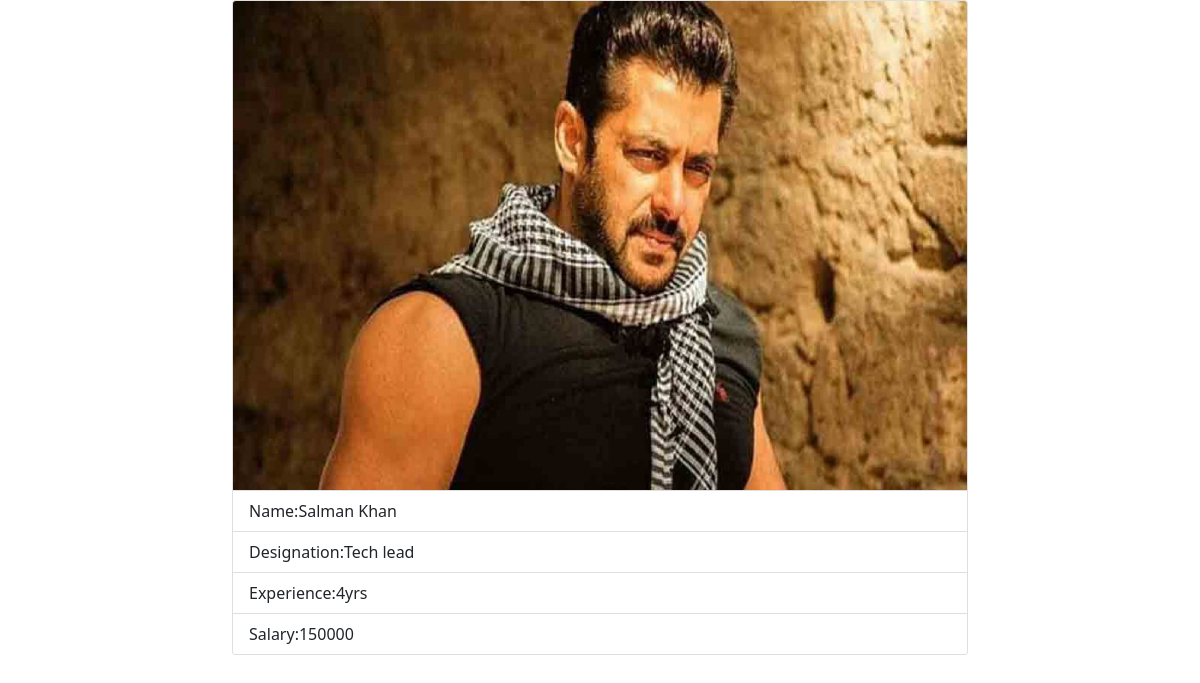
/employees/2, run on the app's committed database.
### owner/models.py (models this page shows, shortened)
class EmpModels(models.Model):
    employee_name=models.CharField(max_length=120,unique=True)
    designation=models.CharField(max_length=50)
    experience=models.CharField(max_length=50)
    salary=models.PositiveIntegerField()
    image=models.ImageField(upload_to="images",null=True)

### owner/views.py (the view)
# urls.py: path('employees/<int:id>',views.EmpDetailView.as_view(),name="employees_details"),
class EmpDetailView(View):
    def get(self,request,*args,**kwargs):# we could add many arguments
        qs=EmpModels.objects.get(id=kwargs.get("id"))
        return render(request,"emp_details.html",{'employee':qs})

### owner/Templates/emp_details.html (shortened to what this page needs)
<!DOCTYPE html>
<html lang="en">
<head>
    <link href="https://cdn.jsdelivr.net/npm/bootstrap@5.1.3/dist/css/bootstrap.min.css" rel="stylesheet"
 crossorigin=
                  </head>
<body>
<div class="container">
    <div class="row">
        <div class="col-2"></div>
        <div class="col-8">
            <div class="card" style="width: 100%;">
                {%if employee.image%}
                <img src="{{employee.image.url}}" class="card-img-top"alt="...">
                {%endif%}
                <ul class="list-group list-group-flush">
                    <li class="list-group-item">Name:{{employee.employee_name}}</li>
                    <li class="list-group-item">Designation:{{employee.designation}}</li>
                    <li class="list-group-item">Experience:{{employee.experience}}</li>
                    <li class="list-group-item">Salary:{{employee.salary}}</li>
                </ul>
            </div>
        </div>
        <div class="col-2"></div>
    </div>
</div>
</body>
</html>

### data on the page
EmpModels: image (picture), employee_name "Salman Khan", designation "Tech lead", experience "4yrs", salary "150000"
